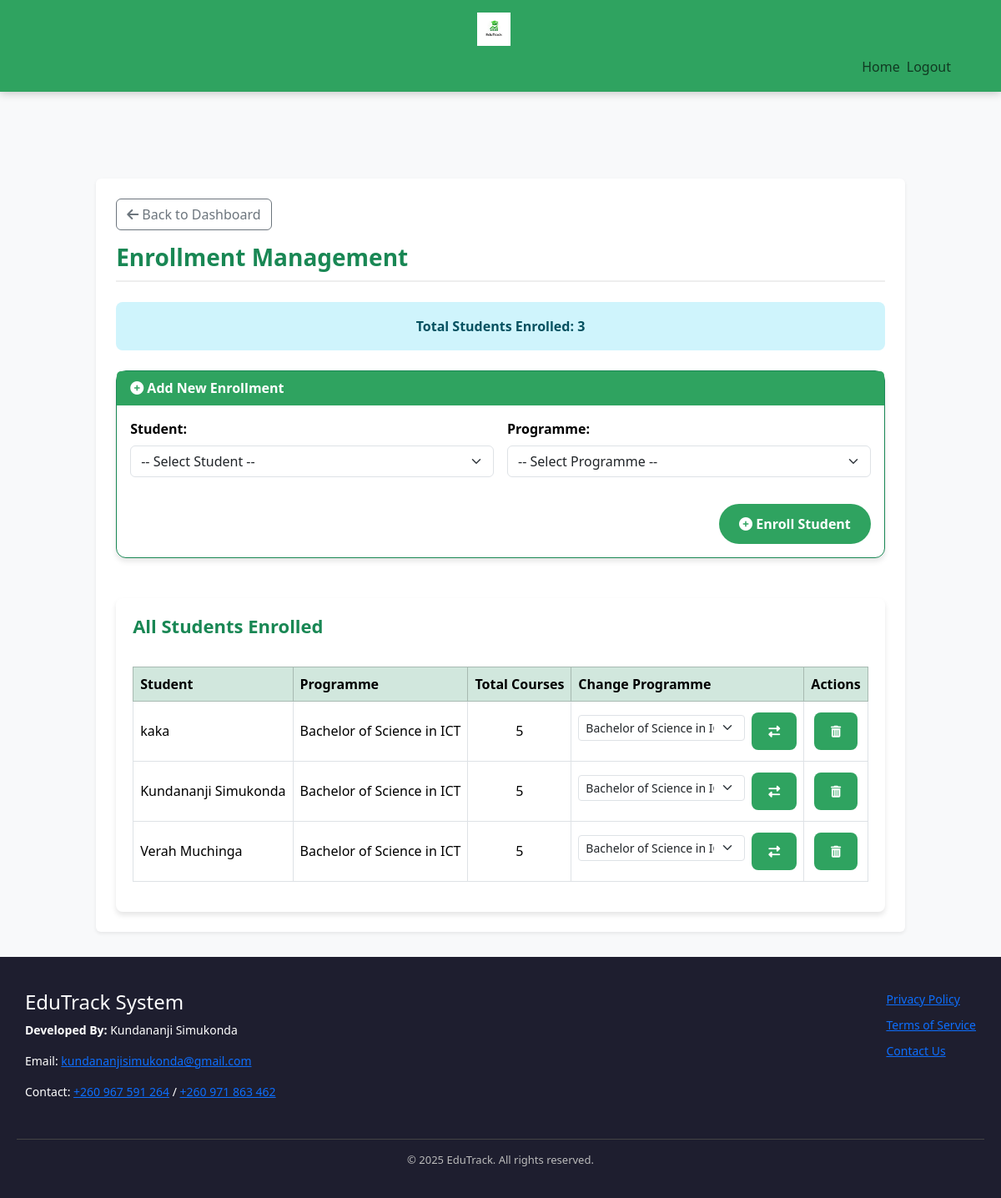
The app's page /pages/admin/enrollment.php (signed in) with its own data.
### tables this page shows
CREATE TABLE `users` (
  `id` int(11) UNSIGNED NOT NULL,
  `name` varchar(255) NOT NULL,
  `email` varchar(255) NOT NULL,
  `password` varchar(255) NOT NULL,
  `role` enum('student','lecturer','admin') NOT NULL DEFAULT 'student',
  `phone` varchar(20) DEFAULT NULL,
  `status` enum('active','inactive','suspended') NOT NULL DEFAULT 'active',
  `created_at` timestamp NOT NULL DEFAULT current_timestamp()
);

CREATE TABLE `programmes` (
  `id` int(11) UNSIGNED NOT NULL,
  `name` varchar(255) NOT NULL,
  `code` varchar(50) NOT NULL,
  `department` varchar(255) NOT NULL,
  `duration` int(11) NOT NULL,
  `created_at` timestamp NOT NULL DEFAULT current_timestamp(),
  `updated_at` timestamp NOT NULL DEFAULT current_timestamp() ON UPDATE current_timestamp()
);

### pages/admin/enrollment.php (the view, shortened to what this page needs)
<?php
require_once '../../includes/db.php';
try {
    $stmt = $pdo->prepare("
        SELECT
            u.id AS student_id,
            u.name AS student_name,
            p.id AS programme_id,
            p.name AS programme_name,
            COUNT(DISTINCT c.id) AS total_courses,
            MAX(e.enrollment_status) AS enrollment_status
        FROM enrollments e
        JOIN users u ON u.id = e.student_id
        JOIN courses c ON c.id = e.course_id
        JOIN programmes p ON p.id = c.programme_id
        GROUP BY u.id, p.id
        ORDER BY u.name, p.name
    ");
    $stmt->execute();
    $enrollments = $stmt->fetchAll(PDO::FETCH_ASSOC);
    $stmt = $pdo->prepare("SELECT COUNT(DISTINCT student_id) AS total_students_enrolled FROM enrollments");
    $stmt->execute();
    $total_students_enrolled = $stmt->fetchColumn();
    $stmt = $pdo->prepare("SELECT id, name FROM programmes ORDER BY name");
    $stmt->execute();
    $programmes = $stmt->fetchAll(PDO::FETCH_ASSOC);
} catch (PDOException $e) {
    error_log("Database error fetching data for enrollment.php: " . $e->getMessage());
    $_SESSION['error_message'] = "Could not load data. Please try again.";
    redirect("dashboard.php");
}
?>
<!DOCTYPE html>
<html lang="en">
<head>
<link href="https://cdn.jsdelivr.net/npm/bootstrap@5.3.3/dist/css/bootstrap.min.css" rel="stylesheet">
<link rel="stylesheet" href="https://cdnjs.cloudflare.com/ajax/libs/font-awesome/6.4.0/css/all.min.css">
<link rel="stylesheet" href="css/dashboard.css">
<link rel="stylesheet" href="css/enrollments.css">
</head>
<body class="bg-light">
<?php require_once '../../includes/admin_navbar.php'; ?>
<main class="container mt-4">
    <div class="dashboard-container bg-white p-4 rounded shadow-sm">
        <div class="d-flex justify-content-between mb-3">
            <a href="dashboard.php" class="btn btn-outline-secondary">
                <i class="fas fa-arrow-left"></i> Back to Dashboard
            </a>
        </div>
        <h1 class="mb-4 text-success fw-bold">Enrollment Management</h1>
        <div class="alert alert-info text-center fw-bold">
            Total Students Enrolled: <?= htmlspecialchars($total_students_enrolled) ?>
        </div>
        <div class="card border-success mb-5">
            <div class="card-header bg-success text-white fw-bold">
                <i class="fas fa-plus-circle"></i> Add New Enrollment
            </div>
            <div class="card-body">
                <form action="enrollment.php" method="POST" class="row g-3">
                    <div class="col-md-6">
                        <label for="student_id" class="form-label">Student:</label>
                        <select name="student_id" id="student_id" class="form-select" required>
                            <option value="">-- Select Student --</option>
                        </select>
                    </div>
                    <div class="col-md-6">
                        <label for="programme_id" class="form-label">Programme:</label>
                        <select name="programme_id" id="programme_id" class="form-select" required>
                            <option value="">-- Select Programme --</option>
                        </select>
                    </div>
                    <div class="col-12 text-end">
                        <button type="submit" class="btn btn-success rounded-pill px-4">
                            <i class="fas fa-plus-circle"></i> Enroll Student
                        </button>
                    </div>
                </form>
            </div>
        </div>
        <div class="enrollment-list">
            <h2 class="fw-bold text-success mb-3">All Students Enrolled</h2>
            <?php if (empty($enrollments)): ?>
                <p class="text-muted">No students enrolled yet.</p>
            <?php else: ?>
                <div class="table-responsive">
                    <table class="table table-bordered table-hover align-middle text-center">
                        <thead class="table-success">
                            <tr>
                                <th>Student</th>
                                <th>Programme</th>
                                <th>Total Courses</th>
                                <th>Change Programme</th>
                                <th>Actions</th>
                            </tr>
                        </thead>
                        <tbody>
                        <?php foreach ($enrollments as $enrollment): ?>
                            <tr>
                                <td><?= htmlspecialchars($enrollment['student_name']) ?></td>
                                <td><?= htmlspecialchars($enrollment['programme_name']) ?></td>
                                <td class="text-center"><?= htmlspecialchars($enrollment['total_courses']) ?></td>
                                <td>
                                    <form action="enrollment.php" method="POST" class="d-flex gap-2 justify-content-center align-items-center">
                                        <select name="new_programme_id" class="form-select form-select-sm" style="width: 200px;">
                                            <?php foreach ($programmes as $programme): ?>
                                                <option value="<?= htmlspecialchars($programme['id']) ?>" <?= ($enrollment['programme_id'] == $programme['id']) ? 'selected' : '' ?>>
                                                    <?= htmlspecialchars($programme['name']) ?>
                                                </option>
                                            <?php endforeach; ?>
                                        </select>
                                        <button type="submit" class="btn btn-outline-success btn-sm" title="Change Programme">
                                            <i class="fas fa-exchange-alt"></i>
                                        </button>
                                    </form>
                                </td>
                                <td class="text-center">
                                    <form action="enrollment.php" method="POST" onsubmit="return confirm('Are you sure you want to delete all enrollments in this programme?');">
                                        <button type="submit" class="btn btn-outline-danger btn-sm" title="Delete Enrollment">
                                            <i class="fas fa-trash-alt"></i>
                                        </button>
                                    </form>
                                </td>
                            </tr>
                        <?php endforeach; ?>
                        </tbody>
                    </table>
                </div>
            <?php endif; ?>
        </div>
    </div>
</main>
<?php require_once '../../includes/footer.php'; ?>
</body>
</html>

### pages/admin/css/dashboard.css (style rules this page uses)
:root { --primary-color: #2fa360; --primary-hover: #28a745; --danger-color: #dc3545; --danger-hover: #c82333; --background-light: #f9f9f9; --background-dark: #1e1e2f; --text-color: #000000; --text-light: #fff; --text-muted: #777; --border-color: #ddd; --border-light: #eee; --container-width: min(1200px, 95vw); --padding-sm: clamp(0.5rem, 2vw, 10px); --padding-md: clamp(1rem, 3vw, 20px); --padding-lg: clamp(2rem, 5vw, 40px); --gap-md: clamp(1rem, 3vw, 20px); --border-radius-sm: 8px; --border-radius-lg: 12px; --box-shadow-sm: 0 4px 6px rgba(0,0,0,0.1); --box-shadow-lg: 0 8px 12px rgba(0,0,0,0.15); --mobile-breakpoint: 768px; --transition-fast: 0.15s ease; --transition-base: 0.3s ease; --transition-slow: 0.5s ease; }
*, *::before, *::after { box-sizing: border-box; }
html, body { height: 100%; margin: 0; font-family: 'Segoe UI', Tahoma, Geneva, Verdana, sans-serif; color: var(--text-color); background-color: var(--background-light); display: flex; flex-direction: column; padding-top: 80px; scroll-behavior: smooth; }
.container { display: flex; flex-direction: column; justify-content: center; width: 100%; max-width: var(--container-width); margin-inline: auto; padding-inline: var(--padding-md); }
.dashboard-container { flex: 1 0 auto; max-width: var(--container-width); margin: clamp(1rem, 4vw, 30px) auto; padding: var(--padding-md); background-color: #fff; border-radius: var(--border-radius-lg); box-shadow: var(--box-shadow-sm); animation: fadeInUp 0.6s ease; }
.dashboard-container h1, .dashboard-container h2 { color: var(--primary-color); margin-bottom: var(--padding-md); }
.dashboard-container h1 { font-size: clamp(1.5rem, 4vw, 28px); border-bottom: 2px solid var(--border-light); padding-bottom: 10px; }
.dashboard-container h2 { font-size: clamp(1.25rem, 3vw, 22px); }
.alert, .error-message, .info-message, .warning-message, .no-data { padding: 1rem; margin-bottom: 1.25rem; border-radius: var(--border-radius-sm); font-weight: bold; border: 1px solid transparent; animation: slideIn 0.3s ease; }
form label { font-weight: 600; margin-bottom: 4px; display: block; color: #000000; }
form input, form select, form textarea { width: 100%; padding: 10px 14px; margin: 8px 0 16px 0; border-radius: var(--border-radius-sm); border: 2px solid var(--border-color); font-size: 14px; transition: all var(--transition-fast); color: #000000; background: white; }
form button[type="submit"] { background-color: var(--primary-color); color: var(--text-light); padding: 12px 20px; border: none; border-radius: var(--border-radius-sm); cursor: pointer; font-weight: 600; transition: all var(--transition-base); }
.data-table, table { width: 100%; border-collapse: collapse; margin-top: 20px; }
.data-table th, .data-table td, table th, table td { padding: 12px 15px; text-align: left; border-bottom: 1px solid var(--border-light); color: #000000; transition: background-color var(--transition-fast); }
.data-table thead, table thead { background-color: var(--border-light); }
.data-table th, table th { font-weight: bold; color: #000000; }
.data-table td:last-child, table td:last-child { text-align: center; }
.btn-success, .bg-success { background-color: var(--primary-color) !important; border-color: var(--primary-color) !important; }
.table thead { background-color: var(--primary-color) !important; color: var(--text-light) !important; }
.card { border-radius: var(--border-radius-lg); box-shadow: var(--box-shadow-sm); border: 1px solid var(--border-light); transition: all var(--transition-base); }
.card-header { background-color: var(--border-light); border-bottom: 1px solid var(--border-color); }
.card-body { color: #000000; }
.container-fluid, .container { max-width: var(--container-width); }

### pages/admin/css/enrollments.css (style rules this page uses)
.enrollment-list { background-color: #ffffff; border-radius: 8px; box-shadow: 0 4px 6px rgba(0, 0, 0, 0.1); padding: 20px; margin-top: 20px; }

### records on screen
users: name "kaka", programmes.name "Bachelor of Science in ICT", total_courses "5"
users: name "Kundananji Simukonda", programmes.name "Bachelor of Science in ICT", total_courses "5"
users: name "Verah Muchinga", programmes.name "Bachelor of Science in ICT", total_courses "5"

### other values on screen
$total_students_enrolled "3"
form field new_programme_id "Bachelor of Science in ICT"
